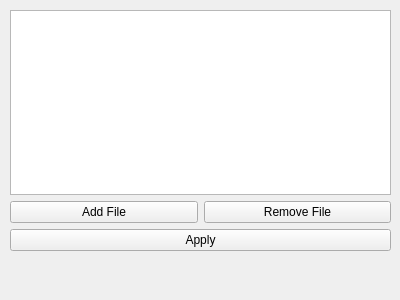
<?xml version="1.0" encoding="UTF-8"?>
<ui version="4.0">
 <class>ImageNormalizationView</class>
 <widget class="QWidget" name="ImageNormalizationView">
  <property name="geometry">
   <rect>
    <x>0</x>
    <y>0</y>
    <width>400</width>
    <height>300</height>
   </rect>
  </property>
  <property name="windowTitle">
   <string>Form</string>
  </property>
  <widget class="QWidget" name="verticalLayoutWidget">
   <property name="geometry">
    <rect>
     <x>10</x>
     <y>10</y>
     <width>381</width>
     <height>241</height>
    </rect>
   </property>
   <layout class="QVBoxLayout" name="verticalLayout">
    <item>
     <widget class="QListWidget" name="FileList"/>
    </item>
    <item>
     <layout class="QHBoxLayout" name="horizontalLayout_2">
      <item>
       <layout class="QHBoxLayout" name="horizontalLayout">
        <item>
         <widget class="QPushButton" name="AddBtn">
          <property name="text">
           <string>Add File</string>
          </property>
         </widget>
        </item>
        <item>
         <widget class="QPushButton" name="RemoveBtn">
          <property name="text">
           <string>Remove File</string>
          </property>
         </widget>
        </item>
       </layout>
      </item>
     </layout>
    </item>
    <item>
     <widget class="QPushButton" name="ApplyBtn">
      <property name="text">
       <string>Apply</string>
      </property>
     </widget>
    </item>
   </layout>
  </widget>
 </widget>
 <resources/>
 <connections/>
</ui>
